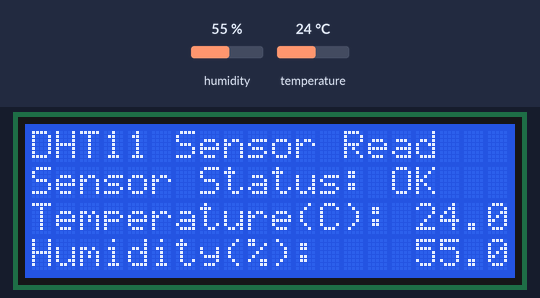
The sketch below on a simulated Arduino Uno, built with avr-gcc and run on an emulated ATmega328P. Parts: 20×4 character LCD. Inputs (shaded band) come from the test bench; at power-on: humidity 55 %, temperature 24 °C.

Above: at 1.3 s.
1.4 s: humidity set to 22 %
At 3.2 s:
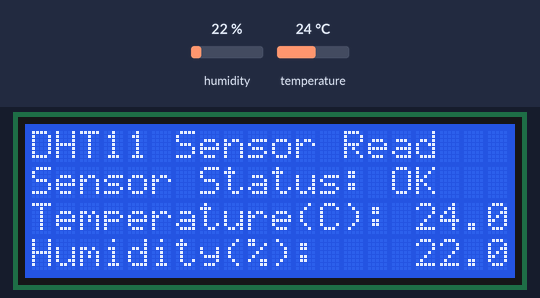
4.1 s: temperature set to 12 °C
At 4.6 s:
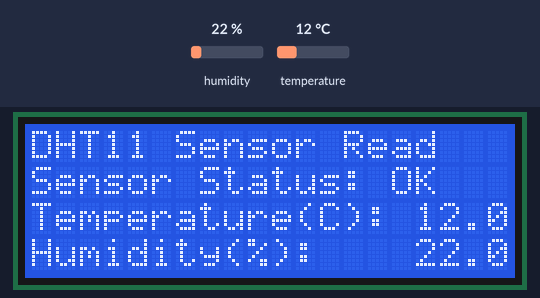
6.8 s: humidity set to 40 %
At 8.6 s:
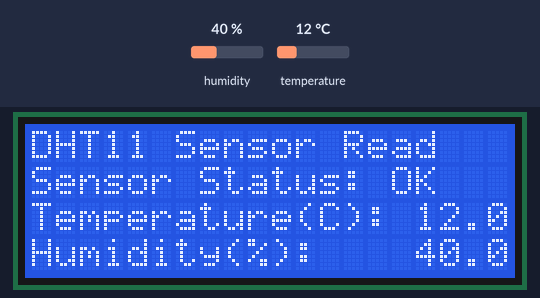
9.7 s: temperature set to 19 °C
Timing chart, 0 to 12.7 s (numbered marks = the images above; inputs shaded):
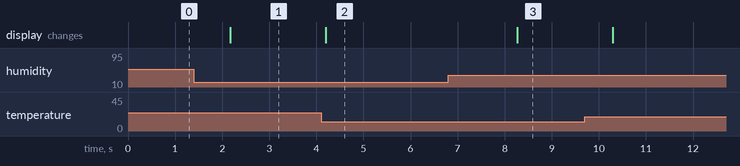

The sketch:

DHT_LCD.ino
```cpp
// (licence header left out)
#include <Wire.h>
#include <LCD.h>
#include <LiquidCrystal_I2C.h>
#include <DHT.h>

#define DHT11PIN 2        //DHT11 signal PIN
#define I2C_ADDR    0x3F  // Define I2C Address where the PCF8574A is
#define BACKLIGHT_PIN     3
#define En_pin  2
#define Rw_pin  1
#define Rs_pin  0
#define D4_pin  4
#define D5_pin  5
#define D6_pin  6
#define D7_pin  7

DHT DHT11;       //Create a new DHT object named "DHT11"
LiquidCrystal_I2C lcd(I2C_ADDR,En_pin,Rw_pin,Rs_pin,D4_pin,D5_pin,D6_pin,D7_pin); //a new LCD_I2C objecct

void setup()
{
  lcd.begin (20,4); //width then height of LCD screen
  DHT11.setup(DHT11PIN);
// Switch on the backlight
  lcd.setBacklightPin(BACKLIGHT_PIN,POSITIVE);
  lcd.setBacklight(HIGH);
  lcd.home();                   // sets the cursor to top left (0,0)

  lcd.print("DHT11 Sensor Read");
  lcd.setCursor ( 0, 1 );        // go to the 2nd line
  lcd.print("Sensor Status: ");

  lcd.setCursor ( 0, 2 );        // go to the third line
  lcd.print("Temperature(C): ");
  lcd.setCursor ( 0, 3 );        // go to the fourth line
  lcd.print("Humidity(%): ");
}

void loop()
{

  lcd.setCursor (15,1);
    switch (DHT11.getStatus())
  {
    case 0:
		lcd.print("OK  "); //Sensor working fine
		break;
    case 2:   //data error, most likely faulty connections
		lcd.print("ChkSm");
		break;
    case 1:   //PIN is not connected
		lcd.print("TOUT");
		break;
    default:
		lcd.print("ERROR"); //Unknown! May be damaged sensor.
		break;
  }
  lcd.setCursor (16,2);        // go col 16 of line 2
  lcd.print((float)DHT11.getTemperature(), 1);
  lcd.setCursor (16,3);        // go col 15 of line 3
  lcd.print((float)DHT11.getHumidity(), 1);
  delay(DHT11.getMinimumSamplingPeriod()+10);    //If this is too small you wont read data correctly. (chksm error)
}
```

Measured:
- after the input at 1.4 s, the display: changes after 0.77 s (image 1)
- after the input at 4.1 s, the display: changes after 0.10 s (image 2)
- after the input at 6.8 s, the display: changes after 1.5 s (image 3)
